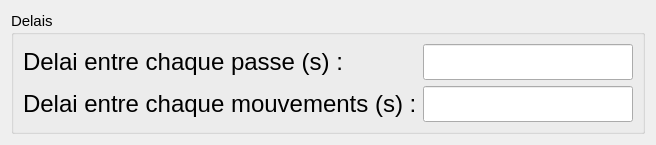
       <widget class="QWidget" name="tab_6">
        <attribute name="title">
         <string>Delais</string>
        </attribute>
        <layout class="QVBoxLayout" name="verticalLayout_10">
         <item>
          <widget class="QGroupBox" name="groupBox_12">
           <property name="font">
            <font>
             <pointsize>11</pointsize>
            </font>
           </property>
           <property name="title">
            <string>Delais</string>
           </property>
           <layout class="QFormLayout" name="formLayout_5">
            <item row="0" column="0">
             <widget class="QLabel" name="label_15">
              <property name="font">
               <font>
                <pointsize>18</pointsize>
               </font>
              </property>
              <property name="text">
               <string>Delai entre chaque passe (s) :  </string>
              </property>
             </widget>
            </item>
            <item row="0" column="1">
             <widget class="QLineEdit" name="delay">
              <property name="maximumSize">
               <size>
                <width>16777215</width>
                <height>1000</height>
               </size>
              </property>
              <property name="font">
               <font>
                <pointsize>18</pointsize>
               </font>
              </property>
             </widget>
            </item>
            <item row="1" column="0">
             <widget class="QLabel" name="label_21">
              <property name="font">
               <font>
                <pointsize>18</pointsize>
               </font>
              </property>
              <property name="text">
               <string>Delai entre chaque mouvements (s) :</string>
              </property>
             </widget>
            </item>
            <item row="1" column="1">
             <widget class="QLineEdit" name="delay_all">
              <property name="maximumSize">
               <size>
                <width>16777215</width>
                <height>1000</height>
               </size>
              </property>
              <property name="font">
               <font>
                <pointsize>18</pointsize>
               </font>
              </property>
             </widget>
            </item>
           </layout>
          </widget>
         </item>
        </layout>
       </widget>
